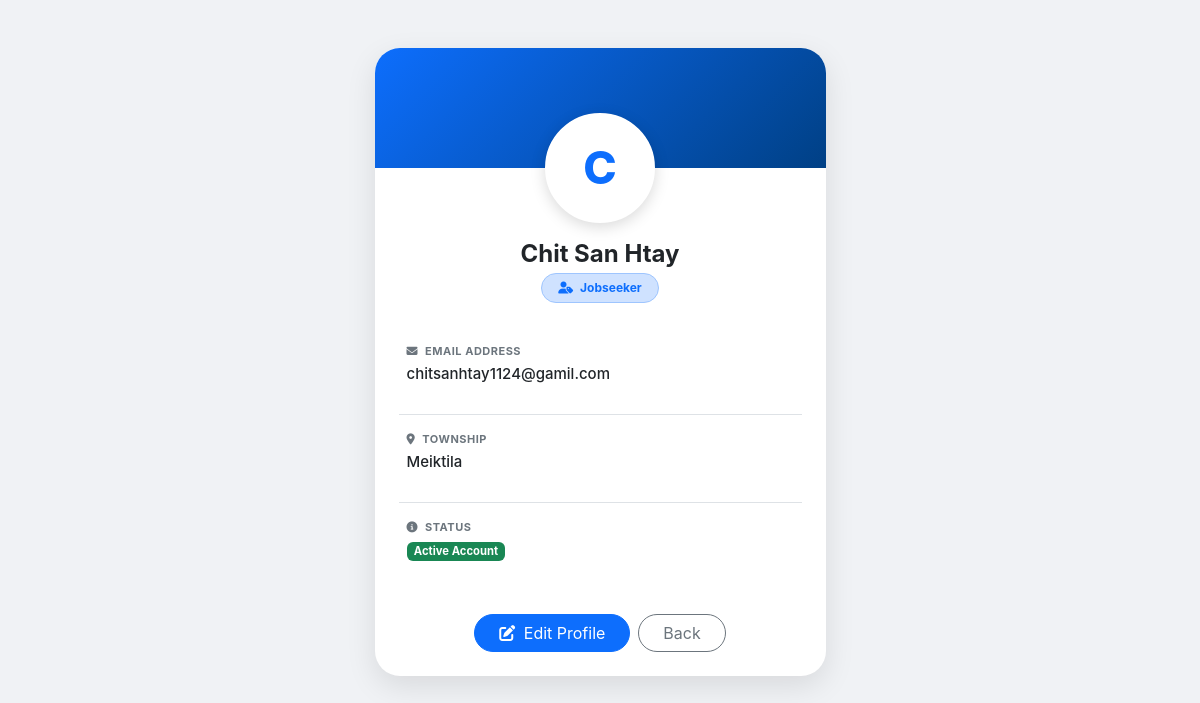
/admin/JOBMANAGEMENT/view_user.php?id=12, run on the app's committed database.
### tables this page shows
CREATE TABLE `users` (
  `id` int(11) NOT NULL,
  `username` varchar(100) DEFAULT NULL,
  `name` varchar(100) DEFAULT NULL,
  `email` varchar(100) DEFAULT NULL,
  `phone` varchar(20) DEFAULT NULL,
  `password` varchar(255) DEFAULT NULL,
  `role` enum('Employer','Jobseeker') DEFAULT 'Jobseeker',
  `admin_city` varchar(100) DEFAULT 'All',
  `company` varchar(100) DEFAULT '-',
  `status` tinyint(1) DEFAULT 1,
  `profile_image` varchar(255) DEFAULT 'default.png',
  `township` varchar(100) DEFAULT 'Meiktila'
);

### admin/JOBMANAGEMENT/view_user.php (the view, shortened to what this page needs)
<?php
include 'db.php';
if (isset($_GET['id'])) {
    $id = mysqli_real_escape_string($conn, $_GET['id']);
    $query = mysqli_query($conn, "SELECT * FROM users WHERE id = '$id'");
    $user = mysqli_fetch_assoc($query);
} else {
    header("Location: usermanagement.php");
    exit();
}
$township = !empty($user['township']) ? $user['township'] : 'Not Provided';
$initial = strtoupper(substr($user['username'], 0, 1));
?>
<!DOCTYPE html>
<html lang="en">
<head>
    <link href="https://cdn.jsdelivr.net/npm/bootstrap@5.3.2/dist/css/bootstrap.min.css" rel="stylesheet">
    <link href="https://cdnjs.cloudflare.com/ajax/libs/font-awesome/6.5.1/css/all.min.css" rel="stylesheet">
</head>
<body>
<div class="container mt-5 mb-5">
    <div class="row justify-content-center">
        <div class="col-md-6 col-lg-5">
            <div class="card profile-card">
                <div class="profile-header">
                    <div class="avatar-box">
                        <span class="initial-text"><?= $initial ?></span>
                    </div>
                </div>
                <div class="card-body text-center mt-5 p-4">
                    <h4 class="fw-bold mb-1"><?= htmlspecialchars($user['username']) ?></h4>
                    <span class="badge bg-primary-subtle text-primary border border-primary-subtle px-3 py-2 rounded-pill mb-4">
                        <i class="fa fa-user-tag me-1"></i> <?= htmlspecialchars($user['role']) ?>
                    </span>
                    <div class="text-start mt-3 px-2">
                        <div class="row g-3">
                            <div class="col-12 border-bottom pb-2">
                                <p class="info-label mb-1"><i class="fa fa-envelope me-1"></i> Email Address</p>
                                <p class="info-value"><?= htmlspecialchars($user['email']) ?></p>
                            </div>
                            <div class="col-12 border-bottom pb-2">
                                <p class="info-label mb-1"><i class="fa fa-map-marker-alt me-1"></i> Township</p>
                                <p class="info-value"><?= htmlspecialchars($township) ?></p>
                            </div>
                            <div class="col-12">
                                <p class="info-label mb-1"><i class="fa fa-info-circle me-1"></i> Status</p>
                                <p class="info-value">
                                    <span class="badge <?= $user['status'] == 1 ? 'bg-success' : 'bg-danger' ?>">
                                        <?= $user['status'] == 1 ? 'Active Account' : 'Inactive' ?>
                                    </span>
                                </p>
                            </div>
                        </div>
                    </div>
                    <div class="mt-4 pt-2 d-flex justify-content-center gap-2">
                        <a href="edit_user.php?id=<?= $user['id'] ?>" class="btn btn-primary rounded-pill px-4">
                            <i class="fa fa-edit me-1"></i> Edit Profile
                        </a>
                        <a href="usermanagement.php" class="btn btn-outline-secondary rounded-pill px-4">
                            Back
                        </a>
                    </div>
                </div>
            </div>
        </div>
    </div>
</div>
</body>
</html>

### admin/JOBMANAGEMENT/view_user.php (style rules this page uses)
body { background-color: #f0f2f5; font-family: 'Inter', sans-serif; }
.profile-card { border: none; border-radius: 25px; box-shadow: 0 10px 30px rgba(0,0,0,0.1); overflow: hidden; background: white; }
.profile-header { background: linear-gradient(135deg, #0d6efd, #004085); height: 120px; position: relative; }
.avatar-box { width: 110px; height: 110px; background-color: #ffffff; border-radius: 50%; position: absolute; bottom: -55px; left: 50%; transform: translateX(-50%); display: flex; align-items: center; justify-content: center; box-shadow: 0 4px 15px rgba(0,0,0,0.15); border: 5px solid white; }
.initial-text { font-size: 45px; color: #0d6efd; font-weight: 800; user-select: none; }
.info-label { font-size: 11px; color: #6c757d; font-weight: 700; text-transform: uppercase; letter-spacing: 0.5px; }
.info-value { font-size: 15px; color: #212529; font-weight: 500; margin-bottom: 20px; }

### data on the page
users: username "C", username "Chit San Htay", role "Jobseeker", email "chitsanhtay1124@gamil.com", township "Meiktila"
